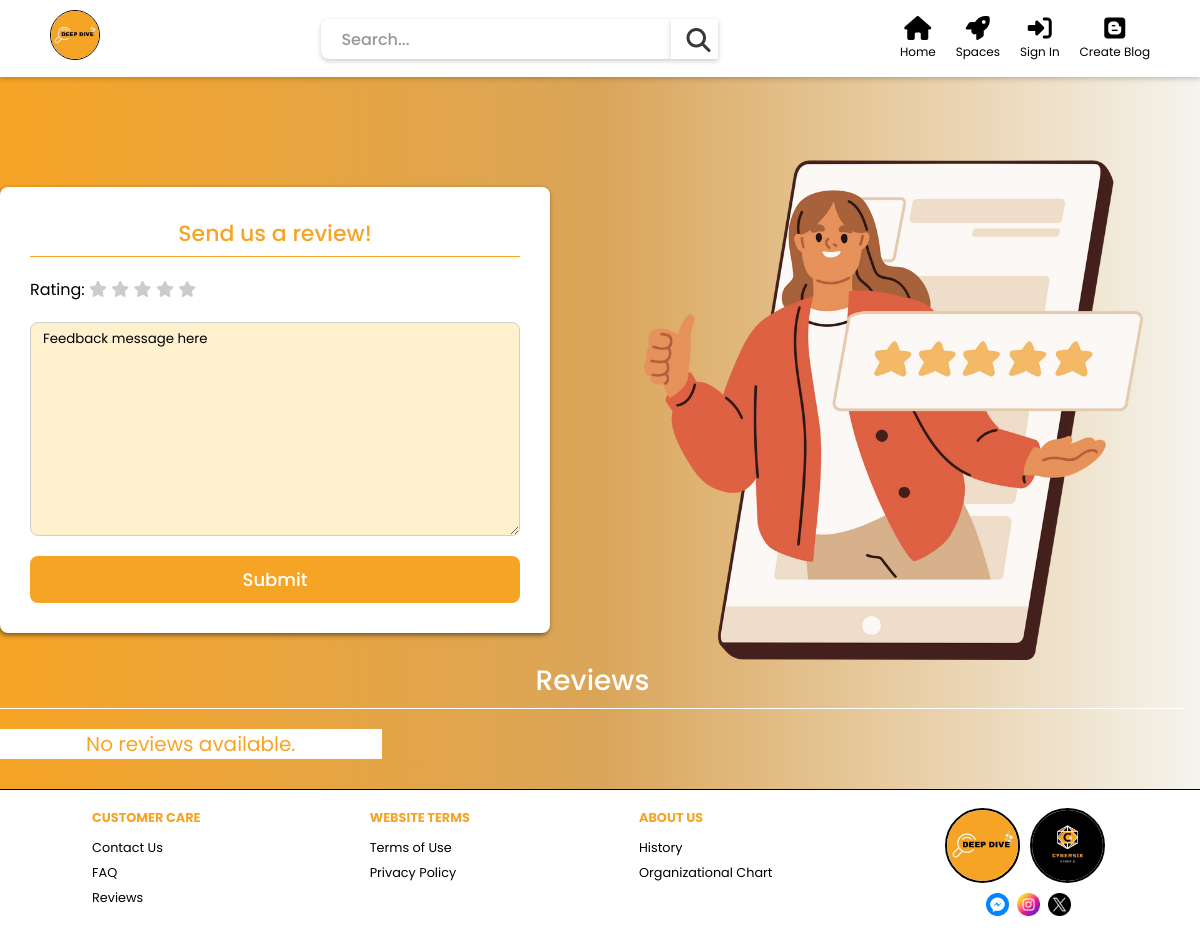
The app's page /components/review.php, older data.
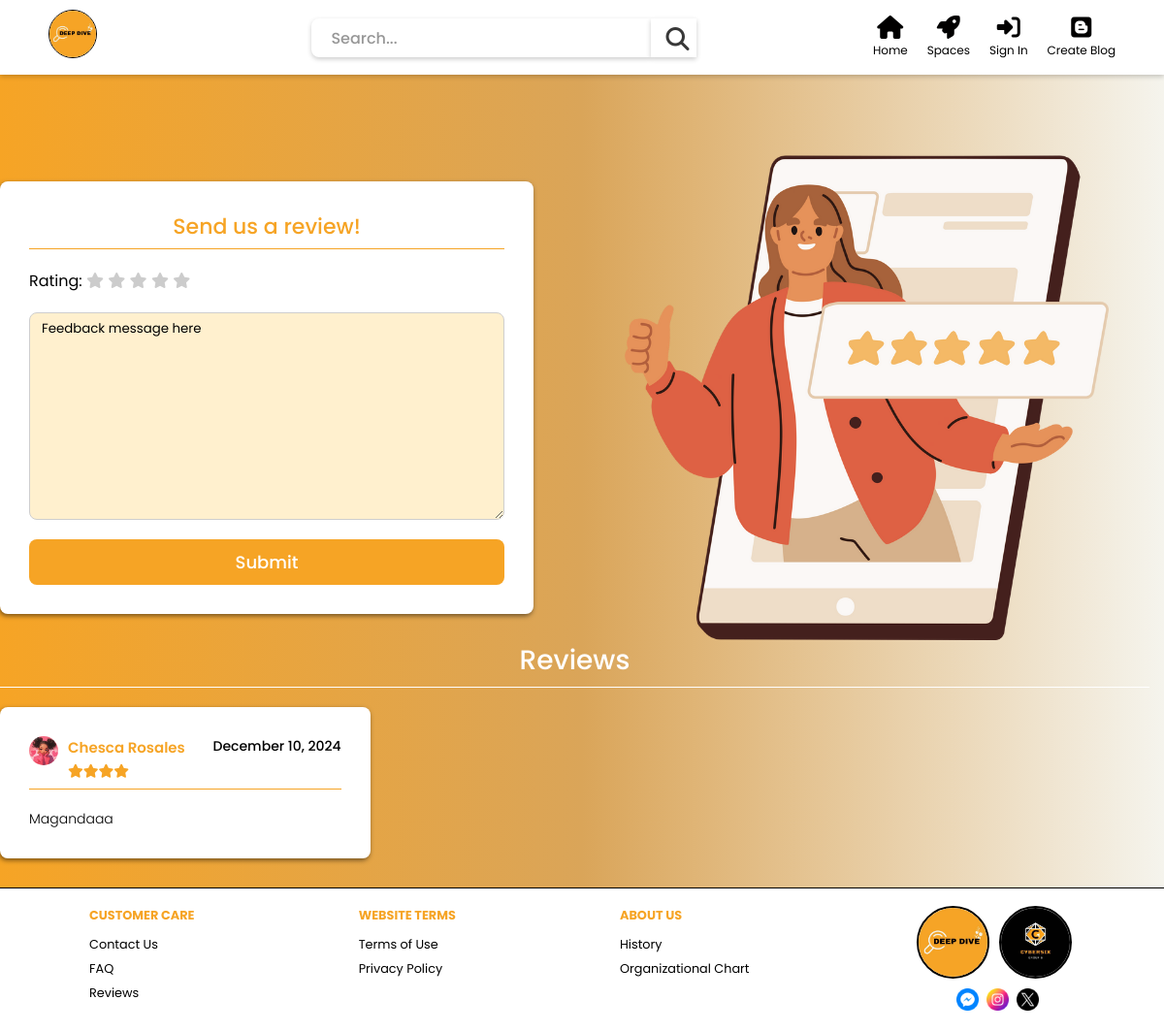
The same page, newer data.
### tables this page shows
CREATE TABLE `tbl_reviews` (
  `review_id` int(11) NOT NULL,
  `acc_id` int(11) NOT NULL,
  `review_message` varchar(255) NOT NULL,
  `review_date` date NOT NULL,
  `review_star` int(11) NOT NULL
);

CREATE TABLE `tbl_account_details` (
  `acc_id` int(11) NOT NULL,
  `full_name` varchar(255) NOT NULL,
  `birthdate` date NOT NULL,
  `gender` varchar(100) NOT NULL,
  `job` varchar(255) DEFAULT NULL,
  `profile_img` varchar(255) DEFAULT NULL
);

### components/review.php (the view, shortened to what this page needs)
<!DOCTYPE html>
<html lang="en">
<head>
    <link rel="stylesheet" href="../styles/header.css">
    <link rel="stylesheet" href="../styles/footer.css">
    <link rel="stylesheet" href="../styles/general.css">
    <link rel="stylesheet" href="../styles/spaces.css">
    <link rel="stylesheet" href="../styles/contact.css">
    <link rel="stylesheet" href="https://cdnjs.cloudflare.com/ajax/libs/font-awesome/6.6.0/css/all.min.css" />
</head>
<body>
    <?php include 'header.php'; ?>
    <div class="center">
        <div class="container">
            <div class="center">
                <div class="contact">
                    <div class="title">Send us a review!</div>
                    <div class="stars">
                        Rating:
                        <i class="fa-solid fa-star" onclick="setRating(1)"></i>
                        <i class="fa-solid fa-star" onclick="setRating(2)"></i>
                        <i class="fa-solid fa-star" onclick="setRating(3)"></i>
                        <i class="fa-solid fa-star" onclick="setRating(4)"></i>
                        <i class="fa-solid fa-star" onclick="setRating(5)"></i>
                    </div>
                    <textarea name="message" id="message" rows="10"
                    cols="10">Feedback message here</textarea>
                    <div class="submit">
                        <button id="submitReview">Submit</button>
                    </div>
                </div>
                <div class="img-con">
                    <img src="../imgs/review.png" alt="Contact Us">
                </div>
            </div>
            <div class="reviews">
                <div class="title">Reviews</div>
                <div class="review-grid">
                    <?php
                        $query = "SELECT tr.*, td.full_name, td.profile_img FROM tbl_reviews tr INNER JOIN tbl_account_details td ON tr.acc_id = td.acc_id";
                        $stmt = $conn->prepare($query);
                        $stmt->execute();
                        $result = $stmt->get_result();
                        if($result->num_rows > 0){
                            while($row = $result->fetch_assoc()){
                    ?>
                    <div class="review-con">
                        <div class="details">
                            <div class="user-flex">
                                <div class="user-con">
                                    <img src="../../<?php echo
                                    str_replace("../", "", $row["profile_img"]) ?>" alt="">
                                </div>
                                <div class="user-details">
                                    <div class="name">
                                        <?php echo $row['full_name'] ?>
                                    </div>
                                    <div class="rate">
                                        <?php
                                            for($i = 0; $i < $row['review_star']; $i++){
                                                echo '<i class="fa-solid fa-star filled"></i>';
                                            }
                                        ?>
                                    </div>
                                </div>
                            </div>
                            <div class="date">
                                <?php echo date('F d, Y', strtotime($row['review_date'])) ?>
                            </div>
                        </div>
                        <div class="message">
                            <?php echo $row['review_message'] ?>
                        </div>
                    </div>
                    <?php
                            }
                        }else{
                            echo "<div class='no-reviews'>No reviews available.</div>";
                        }
                    ?>
                </div>
            </div>
        </div>
    </div>
    <?php include 'footer.php'; ?>
</body>
</html>

### components/header.php (shortened to what this page needs)
<?php
    $user_id = "";
?>
<nav>
<div class="navbar">
        <div class="lc">
            <div class="logo">
                <img src="../imgs/DDlogo.jpg" alt="Logo">
            </div>
       </div>
        <div class="search-box">
            <input type="text" placeholder="Search...">
            <button><i class="fas fa-search"></i></button>
        </div>
        <div class="nav-icons">
            <a href="./homepage.php" class="nav-icon"><i class="fas fa-home"></i><span>Home</span></a>
            <a href="#" class="nav-icon spaces"><i class="fas fa-rocket"></i><span>Spaces</span>
            </a>
            <?php
                if(empty($user_id)){
            ?>
            <a href="signup.php" class="nav-icon sign-in"><i class="fas fa-sign-in-alt"></i><span>Sign In</span></a>
            <?php } ?>
            <a href="./createblog.php" class="nav-icon"><i class="fa-brands fa-blogger"></i><span>Create Blog</span></a>
        </div>
    </div>
</nav>

### components/footer.php
<footer>
        <div class="footer-column">
            <div class="footer-category">CUSTOMER CARE</div>
            <div><a href="./contactus.php">Contact Us</a><br>
            <div><a href="./FAQ.php">FAQ</a></div>
            <div><a href="./review.php">Reviews</a></div></div>
        </div>
        <div class="footer-column">
            <div class="footer-category">WEBSITE TERMS</div>
            <div><a href="./termsofuse.php" style="color: black;">Terms of Use</a><br>
            <div><a href="./Privacy.php">Privacy Policy</a></div></div>
        </div>
        <div class="footer-column">
            <div class="footer-category">
                <a href="./aboutus.php" style="color: #f6a425; text-decoration: none;">ABOUT US</a>
            </div>
            <div>
                <a href="./history.php" style="color: black;">History</a><br>
                <div><a href="./ORG-CHART.php">Organizational Chart</a></div>
            </div>
        </div>
        <div class="footer-logos">
            <div class="logo-container">
                <img src="../imgs/DDlogo.jpg" alt="DD Logo" class="footer-logo">
                <img src="../imgs/C6logo.jpg" alt="C6 Logo" class="footer-logo">
            </div>
            <div class="social-media">
                <a href="https://www.messenger.com" target="_blank">
                    <img src="../imgs/messenger.png" alt="Messenger" class="social-icon">
                </a>
                <a href="https://www.instagram.com" target="_blank">
                    <img src="../imgs/instagram.png" alt="Instagram" class="social-icon">
                </a>
                <a href="https://www.twitter.com" target="_blank">
                    <img src="../imgs/twitter.png" alt="Twitter" class="social-icon">
                </a>
            </div>
        </div>
</footer>

### styles/header.css (style rules this page uses)
.navbar { position: fixed; top: 0; left: 0; right: 0; display: flex; justify-content: space-between; align-items: center; background-color: white; padding: 10px 20px; box-shadow: 0px 2px 5px rgba(0, 0, 0, 0.2); z-index: 100; padding-right: 50px; }
.lc { display: flex; justify-content: space-evenly; align-items: center; margin-left: 5px; margin-right: 40px; }
.logo img { height: 50px; width: 50px; border-radius: 60%; border: 1px solid #010000; margin-left: 25px; }
.container { display: inline-block; margin-right: 15px; }
.search-box { display: flex; align-items: center; }
.search-box input { width: 350px; font-size: 18px; padding: 10px 20px; height: 40px; border-top-left-radius: 8px; border-bottom-left-radius: 8px; border: none; box-shadow: 0px 2px 5px rgba(0, 0, 0, 0.2); }
.search-box input::placeholder { font-size: 16px; font-weight: 500; color: #979797; }
.search-box button { height: 40px; background-color: white; border: none; color: white; cursor: pointer; padding: 9px 8px; box-shadow: 0px 2px 5px rgba(0, 0, 0, 0.2); }
.search-box i { color: rgb(56, 56, 56); margin-left: 7px; font-size: 24px; }
.nav-icons { display: flex; gap: 20px; }
.nav-icon { display: flex; flex-direction: column; align-items: center; color: #010000; text-decoration: none; font-size: 16px; }
.nav-icon i { font-size: 24px; margin-bottom: 3px; }
.nav-icon span { font-size: 12px; }

### styles/footer.css (style rules this page uses)
footer { position: relative; background-color: white; color: black; display: flex; justify-content: space-around; padding: 15px; border-top: 1.5px solid black; height: max-content; }
.footer-column { text-align: left; font-size: 0.8em; margin-right: 15px; line-height: 25px; }
.footer-category { font-weight: bold; margin-bottom: 5px; color: #f6a425; }
footer a { color: black; text-decoration: none; }
.footer-logos { display: flex; flex-direction: column; align-items: center; }
.footer-logo { width: 75px; height: 75px; border-radius: 50%; border: 2px solid black; margin: 3px; object-fit: cover; }
.social-media { display: flex; justify-content: center; margin-top: .2px; }
.social-icon { width: 23px; height: 23px; margin-left: 8px; object-fit: cover; }

### styles/general.css (style rules this page uses)
body { margin: 0; padding: 0; }
* { font-family: "Poppins", sans-serif; box-sizing: border-box; margin: 0; transition: 0.3s ease; }
a { color: black; text-decoration: none; cursor: pointer; }
img { height: 100%; width: 100%; object-fit: cover; object-position: center; }
button { cursor: pointer; }

Row changes from the older to the newer data that the page shows:
added tbl_reviews: tbl_account_details.profile_img (picture), tbl_account_details.full_name "Chesca Rosales", review_star 4 (drawn), review_date "December 10, 2024", review_message "Magandaaa"
Text that changed along with them:
text no longer shown: "No reviews available."
